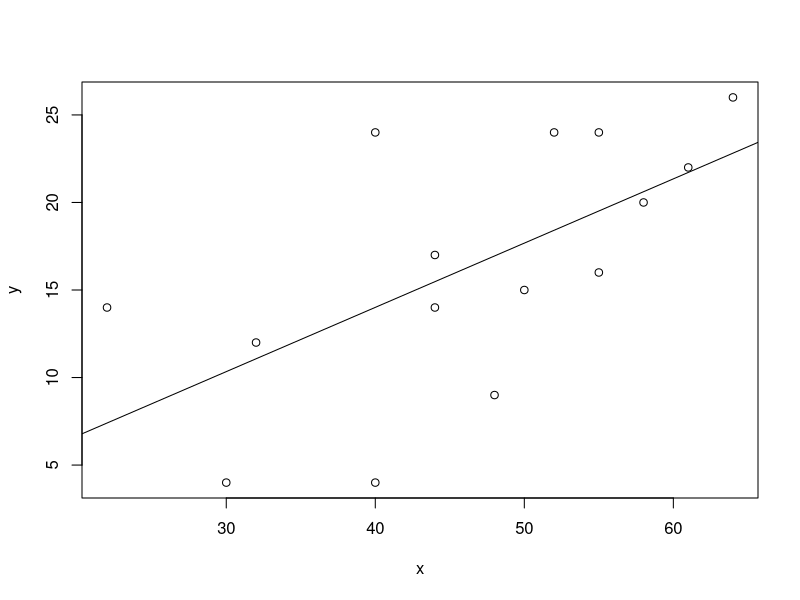
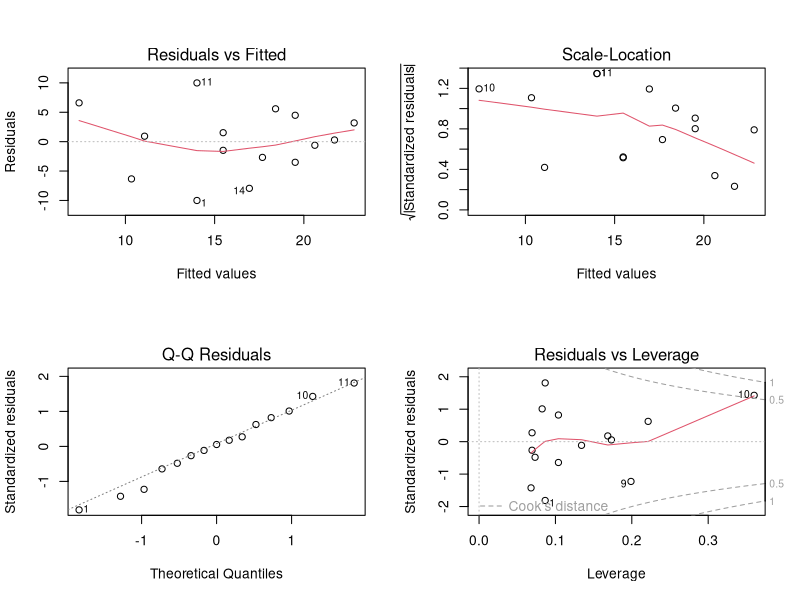
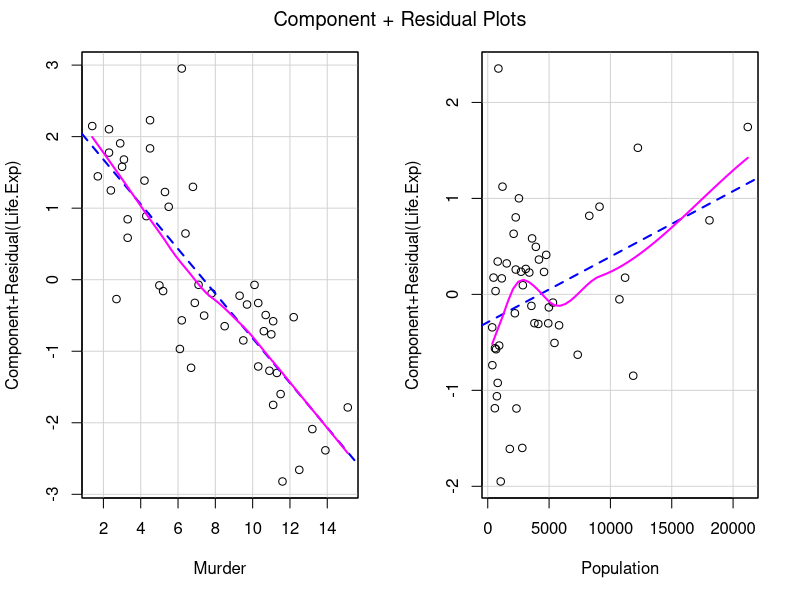

Generate these figures, in order, with R: (Note: this script raises an error after producing the figures.)
# A. Korelasi
data(mtcars)
head(mtcars)
cor(mtcars$mpg, mtcars$hp)
cor.test(mtcars$mpg, mtcars$hp)

# B. Regresi Linier Sederhana
x <- c(40, 55, 32, 55, 50, 52, 61, 44, 30, 22, 40, 64, 58, 48, 44)
y <- c(4, 16, 12, 24, 15, 24, 22, 17, 4, 14, 24, 26, 20, 9, 14)
length(x)
length(y)

plot(x, y)
abline(lm(y ~ x))
lm(y ~ x)

fit <- lm(y ~ x)
summary(fit)

# C. Analisis Residual
layout(matrix(1:4, 2, 2))
plot(fit)

summary(state.x77)
st1 <- data.frame(state.x77)
cor(st1)

moder_reg1 <- lm(Murder ~ Illiteracy, data = st1)
summary(moder_reg1)

# D. Analisis Regresi Berganda
st1 <- data.frame(state.x77)
model_reg1 <- lm(Life.Exp ~ Murder + Population, data = st1)
summary(moder_reg1)

# E. Aplikasi dengan R
# F. Uji Asumsi Regresi Liniear Berganda
#   a. non liniearitas
library(car)
crPlots(model_reg1)
ceresPlots(model_reg1)

#   b. Homoskedastisitas
# Evaluate Homoscedasticity
# non-constat error varians
ncvTest(model_reg1)
library(lmtest)
bptest(model_reg1)

#   c. multikolinearitas
# Evaluate MUltiCollinearty
vif(model_reg1) # variance inflation factors

#   d. normalitas
par <- mfrow()
outlierTest(model_reg1) # Bonferonni p-value for most extreme obs
qqPlot(model_reg1, main = "QQ Plot")

#   e. autokorelasi
durbinWatsonTest(model_reg1)

# Metode pemilihan Model Regresi Terbaik
data("mtcars")
head(mtcars)

# Full model
fit1 <- lm(mpg ~ ., data = mtcars)
summary(fit1)

# backward selection
fit_backward <- step(fit1, direction = "backward", trace = 10)
summary(fit_backward)

# forward selection
fit0 <- lm(mpg ~ 1, data = mtcars)
fit_forward <- step(fit0, scope = list(lower = fit0, upper = fit1), direction = "forward", trace = 10)
summary(fit_forward)

# stepwise selection
fit_stepwise <- step(fit1, direction = "both")
summary(fit_stepwise)
